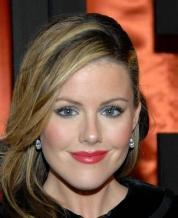
#> input picture images/img.png, 178 x 218 px
$ python draw.py
#> lines starting #> are read from the running program, lines starting #| are printed output that depends on the picture
import numpy as np
import cv2
import argparse

# Initialize variables
drawing = False  # true if mouse is pressed
mode = True  # if True, draw rectangle. Press 'm' to toggle to curve
color_guided = False  # if True, draw guided color

ix, iy = -1, -1
radius = 10

COLOR = (0, 0, 255)
WHITE = (255, 255, 255)

image = None
color = None
mask = None
guide = None


def nothing(x):
    pass


def draw(x, y):
    global mode, color_guided, COLOR, WHITE, image, guide, color, mask, radius, ix, iy
    if mode == True:
        if color_guided:
            cv2.rectangle(image, (ix, iy), (x, y), COLOR, -1)
            cv2.rectangle(guide, (ix, iy), (x, y), COLOR, -1)
        else:
            cv2.rectangle(image, (ix, iy), (x, y), WHITE, -1)
            cv2.rectangle(color, (ix, iy), (x, y), WHITE, -1)
            cv2.rectangle(mask, (ix, iy), (x, y), WHITE, -1)
    else:
        if color_guided:
            cv2.circle(image, (x, y), radius, COLOR, -1)
            cv2.circle(guide, (x, y), radius, COLOR, -1)
        else:
            cv2.circle(image, (x, y), radius, WHITE, -1)
            cv2.circle(color, (x, y), radius, WHITE, -1)
            cv2.circle(mask, (x, y), radius, WHITE, -1)


def mouse_callback(event, x, y, flags, param):
    global ix, iy, drawing
    if event == cv2.EVENT_LBUTTONDOWN:
        drawing = True
        ix, iy = x, y
    elif event == cv2.EVENT_MOUSEMOVE:
        if drawing == True:
            draw(x, y)
    elif event == cv2.EVENT_LBUTTONUP:
        drawing = False
        draw(x, y)


def main(img_path, output_path):
#> called with img_path = 'images/img.png', output_path = 'img.png'
    global image, color, mask, guide, mode, color_guided, COLOR, radius

    # Read the input image
    color = cv2.imread(img_path)
#> color is the input picture: shape (218, 178, 3); mean B, G, R 67.4, 84.6, 120
    gray = color[:, :, 0] * 0.11 + color[:, :, 1] * 0.59 + color[:, :, 2] * 0.3
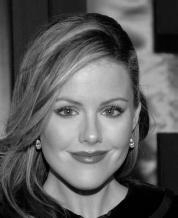
#> gray: shape (218, 178) float64; min 0, max 238.9, mean 93.3
    mask = np.zeros(color.shape, np.uint8)
    guide = np.zeros(color.shape, np.uint8)

    h, w = color.shape[:2]
#> h = 218; w = 178
    image = np.concatenate((color, np.zeros((h // 3, w, 3), np.uint8)), axis=0)
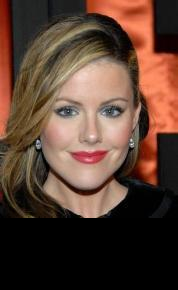
#> image: shape (290, 178, 3); mean B, G, R 50.7, 63.6, 90.2

    # Create a window and set mouse callback function
    cv2.namedWindow('image')
    cv2.setMouseCallback('image', mouse_callback)

    # Create trackbars for color and radius
    cv2.createTrackbar('R', 'image', 0, 255, nothing)
    cv2.createTrackbar('G', 'image', 0, 255, nothing)
    cv2.createTrackbar('B', 'image', 0, 255, nothing)
    cv2.createTrackbar('radius', 'image', 0, 20, nothing)
    cv2.setTrackbarPos('radius', 'image', 10)

    while (1):
        cv2.imshow('image', image)

        # Wait for key press
        k = cv2.waitKey(1) & 0xFF
#> (key q is pressed here)
        if k == ord('m'):
            mode = not mode
        elif k == ord('c'):
            color_guided = not color_guided
        elif k == ord('q') or k == 27:
            # Save the output images and exit
            cv2.imwrite(f"color/{output_path}", color)
            cv2.imwrite(f"gray/{output_path}", gray)
            cv2.imwrite(f"mask/{output_path}", mask)
            cv2.imwrite(f"guide/{output_path}", guide)
            break

        # Get current trackbar positions
        r = cv2.getTrackbarPos('R', 'image')
        g = cv2.getTrackbarPos('G', 'image')
        b = cv2.getTrackbarPos('B', 'image')
        radius = cv2.getTrackbarPos('radius', 'image')
        image[h:] = [b, g, r]
        COLOR = (b, g, r)

    cv2.destroyAllWindows()


if __name__ == "__main__":
    # Parse command line arguments
    parser = argparse.ArgumentParser()
    parser.add_argument('--image', type=str, default="images/img.png")
    parser.add_argument('--output', type=str, default="img.png")
    args = parser.parse_args()

    # Call the main function
    main(args.image, args.output)
